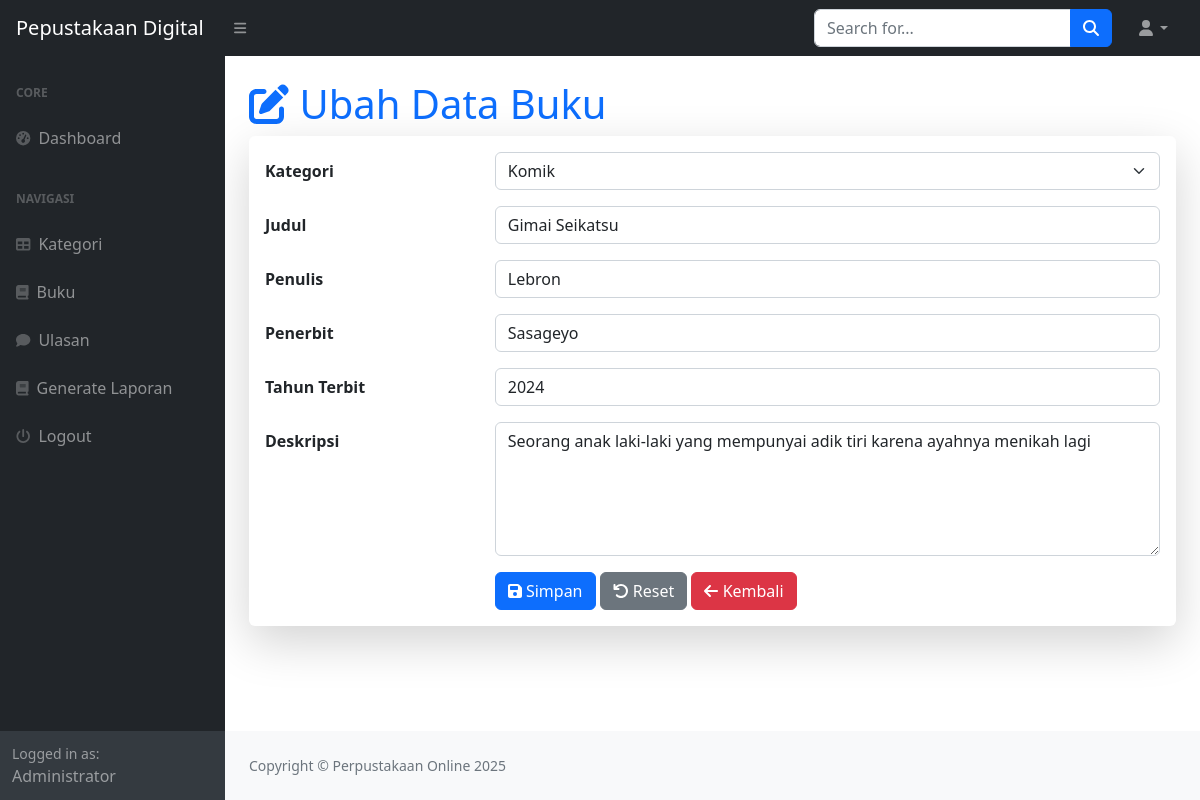
/perpusdig/index.php?page=buku_ubah&id=1 (signed in), run on the app's committed database.
### tables this page shows
CREATE TABLE `buku` (
  `id_buku` int(11) NOT NULL,
  `id_kategori` int(11) DEFAULT NULL,
  `judul` varchar(255) DEFAULT NULL,
  `penulis` varchar(255) DEFAULT NULL,
  `penerbit` varchar(255) DEFAULT NULL,
  `tahun_terbit` varchar(255) DEFAULT NULL,
  `deskripsi` text NOT NULL
);

CREATE TABLE `kategori` (
  `id_kategori` int(11) NOT NULL,
  `kategori` varchar(255) DEFAULT NULL
);

### perpusdig/buku_ubah.php (the view, shortened to what this page needs)
<h1 class="mt-4 text-primary"><i class="fas fa-edit"></i> Ubah Data Buku</h1>
<div class="card shadow-lg border-0">
    <div class="card-body">
        <form method="post">
            <?php
                $id = $_GET['id'];
                $query = mysqli_query($koneksi, "SELECT * FROM buku WHERE id_buku=$id");
                $data = mysqli_fetch_array($query);
            ?>
            <div class="row mb-3">
                <label class="col-md-3 col-form-label fw-bold">Kategori</label>
                <div class="col-md-9">
                    <select name="id_kategori" class="form-select">
                        <?php
                            $kat = mysqli_query($koneksi, "SELECT * FROM kategori");
                            while ($kategori = mysqli_fetch_array($kat)) {
                        ?>
                            <option <?php if ($kategori['id_kategori'] == $data['id_kategori']) echo 'selected'; ?>
                                value="<?php echo $kategori['id_kategori']; ?>">
                                <?php echo $kategori['kategori']; ?>
                            </option>
                        <?php } ?>
                    </select>
                </div>
            </div>
            <div class="row mb-3">
                <label class="col-md-3 col-form-label fw-bold">Judul</label>
                <div class="col-md-9">
                    <input type="text" value="<?php echo $data['judul']; ?>" class="form-control" name="judul" required>
                </div>
            </div>
            <div class="row mb-3">
                <label class="col-md-3 col-form-label fw-bold">Penulis</label>
                <div class="col-md-9">
                    <input type="text" value="<?php echo $data['penulis']; ?>" class="form-control" name="penulis" required>
                </div>
            </div>
            <div class="row mb-3">
                <label class="col-md-3 col-form-label fw-bold">Penerbit</label>
                <div class="col-md-9">
                    <input type="text" value="<?php echo $data['penerbit']; ?>" class="form-control" name="penerbit" required>
                </div>
            </div>
            <div class="row mb-3">
                <label class="col-md-3 col-form-label fw-bold">Tahun Terbit</label>
                <div class="col-md-9">
                    <input type="number" value="<?php echo $data['tahun_terbit']; ?>" class="form-control" name="tahun_terbit" required>
                </div>
            </div>
            <div class="row mb-3">
                <label class="col-md-3 col-form-label fw-bold">Deskripsi</label>
                <div class="col-md-9">
                    <textarea name="deskripsi" rows="5" class="form-control" required><?php echo $data['deskripsi']; ?></textarea>
                </div>
            </div>
            <div class="row">
                <div class="col-md-3"></div>
                <div class="col-md-9">
                    <button type="submit" class="btn btn-primary" name="submit" value="submit">
                        <i class="fas fa-save"></i> Simpan
                    </button>
                    <button type="reset" class="btn btn-secondary">
                        <i class="fas fa-undo"></i> Reset
                    </button>
                    <a href="?page=buku" class="btn btn-danger">
                        <i class="fas fa-arrow-left"></i> Kembali
                    </a>
                </div>
            </div>
        </form>
    </div>
</div>

### data on the page
buku: id_kategori "Komik", judul "Gimai Seikatsu", penulis "Lebron", penerbit "Sasageyo", tahun_terbit "2024", deskripsi "Seorang anak laki-laki yang mempunyai adik tiri karena ayahnya menikah lagi"

### other printed values
$_SESSION['user']['nama'] "Administrator"
